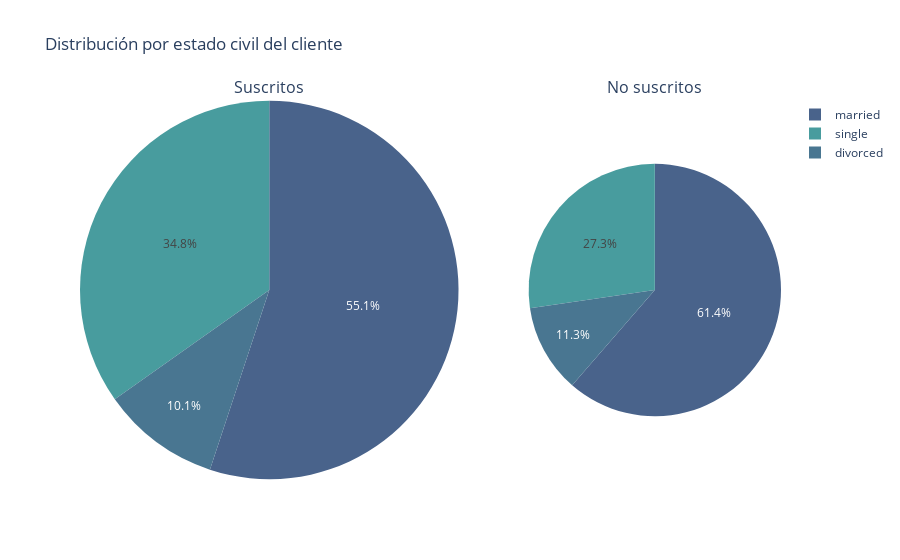

The cell this chart's notebook holds for it:
### Code cell
fig2_subplot_tartas_marital= make_subplots(
    rows = 1, cols = 2,
    column_widths = [3, 2], # Define las proporciones de las columnas
    row_heights = [3],# Altura de la fila
    specs = [[{"type": "domain"}, {"type": "domain"}]],# Especifica que ambos subplots serán gráficos de tarta (dominio)
      subplot_titles = ['Suscritos', 'No suscritos'])#le damos los tituos por grafico
fig2_subplot_tartas_marital.add_trace(go.Pie(labels = ['divorced','married','single'],#El método add_trace() en Plotly se utiliza para agregar trazas (gráficos o conjuntos de datos) a una figura. 
#go.Pie es la fx que indica grafico de tarta
						 values = df_Suscritos_ec['id'],
             name ='marital',marker_colors = ['#497691','#49638B','#489C9E'],
             ),
             row = 1,col = 1)
fig2_subplot_tartas_marital.add_trace(go.Pie(labels = ['divorced','married','single'],
						 values = df_No_Suscritos_ec['id'],
             name ='marital',marker_colors = ['#497691','#49638B','#489C9E'],
             ),
             row = 1,col = 2)
fig2_subplot_tartas_marital.update_layout(title_text='Distribución por estado civil del cliente')

fig2_subplot_tartas_marital

### Figure 1 — Plotly figure (JSON) as saved in the notebook; plotly's stock layout.template omitted (floating-point values rounded to 4 significant figures)
{"data": [{"domain": {"x": [0, 0.54], "y": [0, 1]}, "labels": ["divorced", "married", "single"], "marker": {"colors": ["#497691", "#49638B", "#489C9E"]}, "name": "marital", "type": "pie", "values": [490, 2668, 1686]}, {"domain": {"x": [0.64, 1], "y": [0, 1]}, "labels": ["divorced", "married", "single"], "marker": {"colors": ["#497691", "#49638B", "#489C9E"]}, "name": "marital", "type": "pie", "values": [4321, 23416, 10419]}], "layout": {"annotations": [{"font": {"size": 16}, "showarrow": false, "text": "Suscritos", "x": 0.27, "xanchor": "center", "xref": "paper", "y": 1, "yanchor": "bottom", "yref": "paper"}, {"font": {"size": 16}, "showarrow": false, "text": "No suscritos", "x": 0.82, "xanchor": "center", "xref": "paper", "y": 1, "yanchor": "bottom", "yref": "paper"}], "title": {"text": "Distribución por estado civil del cliente"}}}
